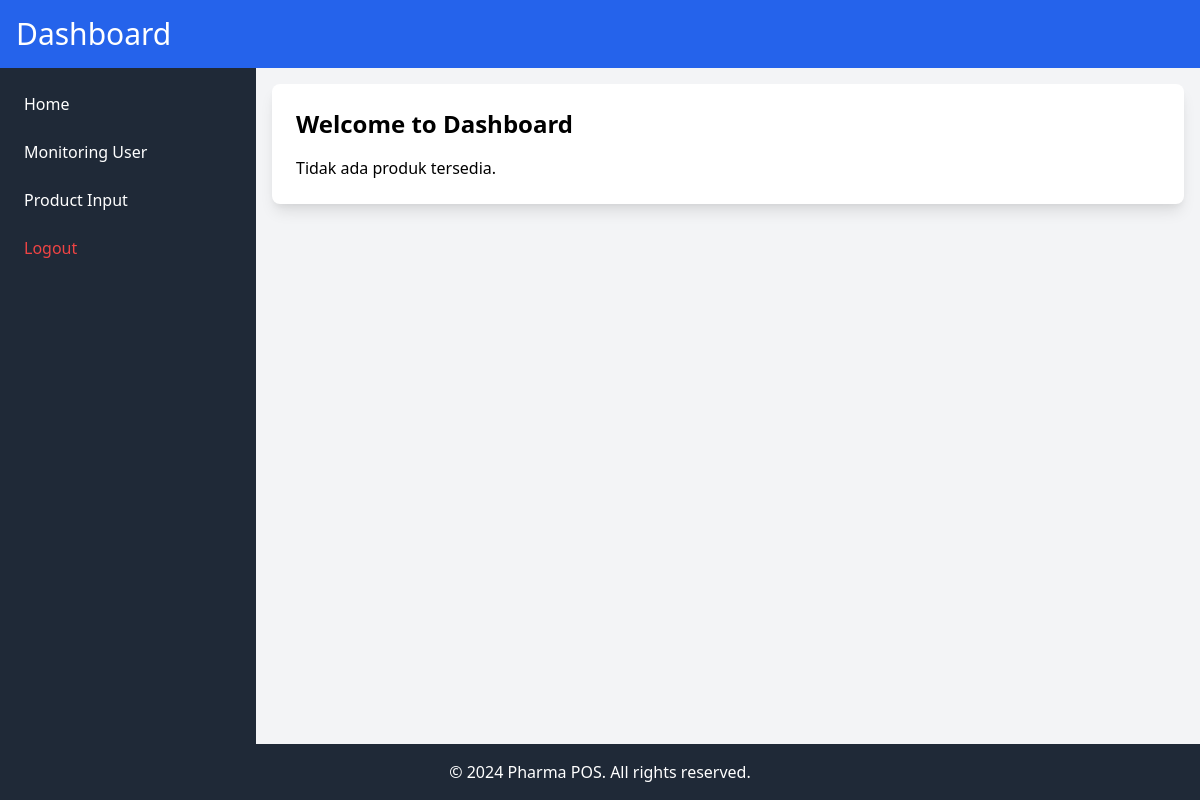
Before: /dashboard_admin.php with the older database file.
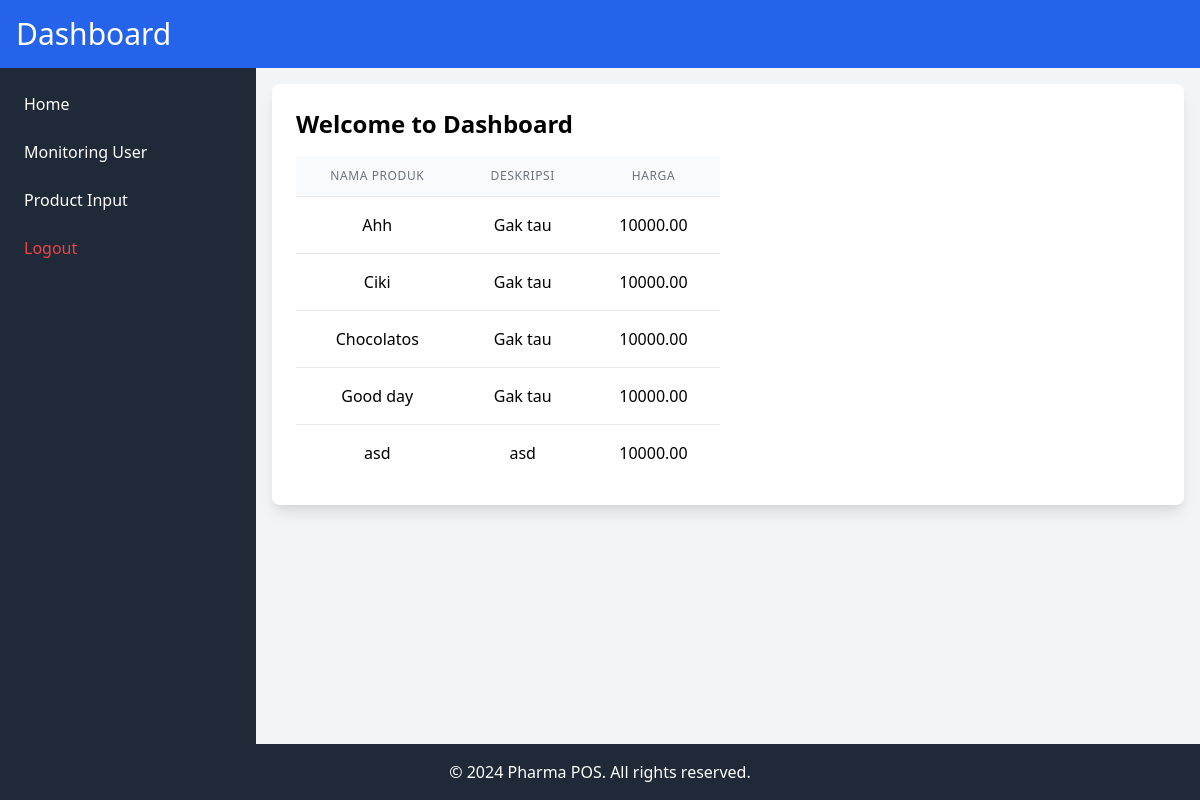
After: the same page with the newer database file.
### tables this page shows
CREATE TABLE `tb_product` (
  `id` int(11) NOT NULL,
  `product_name` varchar(255) NOT NULL,
  `description` text DEFAULT NULL,
  `price` decimal(10,2) NOT NULL,
  `created_at` timestamp NOT NULL DEFAULT current_timestamp()
);

### dashboard_admin.php (the view, shortened to what this page needs)
<?php
$hostname = 'localhost';
$username = 'root';
$password = '';
$dbname = 'db_pharma_pos';
$koneksi = new mysqli($hostname, $username, $password, $dbname);
?>
<!DOCTYPE html>
<html lang="en">
<head>
    <link href="https://cdn.jsdelivr.net/npm/tailwindcss@2.2.19/dist/tailwind.min.css" rel="stylesheet">
</head>
<body class="bg-gray-100">
    <div class="min-h-screen flex flex-col">
        <header class="bg-blue-600 text-white p-4">
            <h1 class="text-3xl">Dashboard</h1>
        </header>
        <div class="flex flex-1">
            <nav class="bg-gray-800 text-white w-64">
                <ul>
                    <nav class="bg-gray-800 text-white w-64 p-4">
                        <ul>
                            <li class="mb-2"><a href="dashboard_admin.php" class="block p-2 rounded hover:bg-gray-700">Home</a></li>
                            <li class="mb-2"><a href="monitoring.php" class="block p-2 rounded hover:bg-gray-700">Monitoring User</a></li>
                            <li class="mb-2"><a href="product.php" class="block p-2 rounded hover:bg-gray-700">Product Input</a></li>
                            <li class="mb-2 text-red-500"><a href="logout.php" class="block p-2 rounded hover:bg-gray-700">Logout</a></li>
                        </ul>
                    </nav>
                </ul>
            </nav>
            <main class="flex-1 p-4">
                <div class="bg-white p-6 rounded-lg shadow-lg">
                    <h2 class="text-2xl font-bold mb-4">Welcome to Dashboard</h2>
                    <div class="grid grid-cols-1 md:grid-cols-2 gap-4">
                        <?php
                        $query = "SELECT * FROM tb_product";
                        $result = $koneksi->query($query);
                        if ($result->num_rows > 0) {
                            echo "<table class='min-w-full divide-y divide-gray-200'>";
                            echo "<thead class='bg-gray-50'>";
                            echo "<th class='px-6 py-3 text-center text-xs font-medium text-gray-500 uppercase tracking-wider'>Nama Produk</th>";
                            echo "<th class='px-6 py-3 text-center text-xs font-medium text-gray-500 uppercase tracking-wider'>Deskripsi</th>";
                            echo "<th class='px-6 py-3 text-center text-xs font-medium text-gray-500 uppercase tracking-wider'>Harga</th></tr>";
                            echo "</thead>";
                            echo "<tbody class='bg-white divide-y divide-gray-200'>";
                            while ($row = $result->fetch_assoc()) {
                                echo "<tr>";
                                echo "<td class='px-6 py-4 whitespace-nowrap text-center'>" . htmlspecialchars($row['product_name']) . "</td>";
                                echo "<td class='px-6 py-4 whitespace-nowrap text-center'>" . htmlspecialchars($row['description']) . "</td>";
                                echo "<td class='px-6 py-4 whitespace-nowrap text-center'>" . htmlspecialchars($row['price']) . "</td>";
                                echo "</tr>";
                            }
                            echo "</tbody>";
                            echo "</table>";
                        } else {
                            echo "Tidak ada produk tersedia.";
                        }
                        ?>
                    </div>
                </div>
            </main>
        </div>
        <footer class="bg-gray-800 text-white text-center p-4">
            <p>&copy; 2024 Pharma POS. All rights reserved.</p>
        </footer>
    </div>
</body>
</html>

Changed rows visible on the page:
added tb_product: product_name "Ahh", description "Gak tau", price "10000.00"
added tb_product: product_name "Ciki", description "Gak tau", price "10000.00"
added tb_product: product_name "Chocolatos", description "Gak tau", price "10000.00"
added tb_product: product_name "Good day", description "Gak tau", price "10000.00"
added tb_product: product_name "asd", description "asd", price "10000.00"
Other visible differences:
text no longer shown: "Tidak ada produk tersedia."
text now shown: "NAMA PRODUK DESKRIPSI HARGA"
